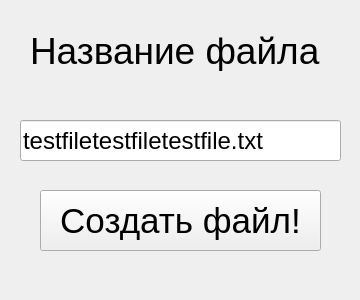
<?xml version="1.0" encoding="UTF-8"?>
<ui version="4.0">
 <class>Form</class>
 <widget class="QWidget" name="Form">
  <property name="geometry">
   <rect>
    <x>0</x>
    <y>0</y>
    <width>360</width>
    <height>300</height>
   </rect>
  </property>
  <property name="windowTitle">
   <string>Form</string>
  </property>
  <widget class="QLabel" name="label">
   <property name="geometry">
    <rect>
     <x>30</x>
     <y>30</y>
     <width>311</width>
     <height>41</height>
    </rect>
   </property>
   <property name="font">
    <font>
     <family>Arial</family>
     <pointsize>28</pointsize>
    </font>
   </property>
   <property name="text">
    <string>Название файла</string>
   </property>
  </widget>
  <widget class="QLineEdit" name="lineEdit">
   <property name="geometry">
    <rect>
     <x>20</x>
     <y>120</y>
     <width>321</width>
     <height>41</height>
    </rect>
   </property>
   <property name="font">
    <font>
     <family>Arial</family>
     <pointsize>18</pointsize>
    </font>
   </property>
   <property name="text">
    <string>testfiletestfiletestfile.txt</string>
   </property>
  </widget>
  <widget class="QPushButton" name="pushButton">
   <property name="geometry">
    <rect>
     <x>40</x>
     <y>190</y>
     <width>281</width>
     <height>61</height>
    </rect>
   </property>
   <property name="font">
    <font>
     <pointsize>26</pointsize>
    </font>
   </property>
   <property name="text">
    <string>Создать файл!</string>
   </property>
  </widget>
 </widget>
 <resources/>
 <connections/>
</ui>
